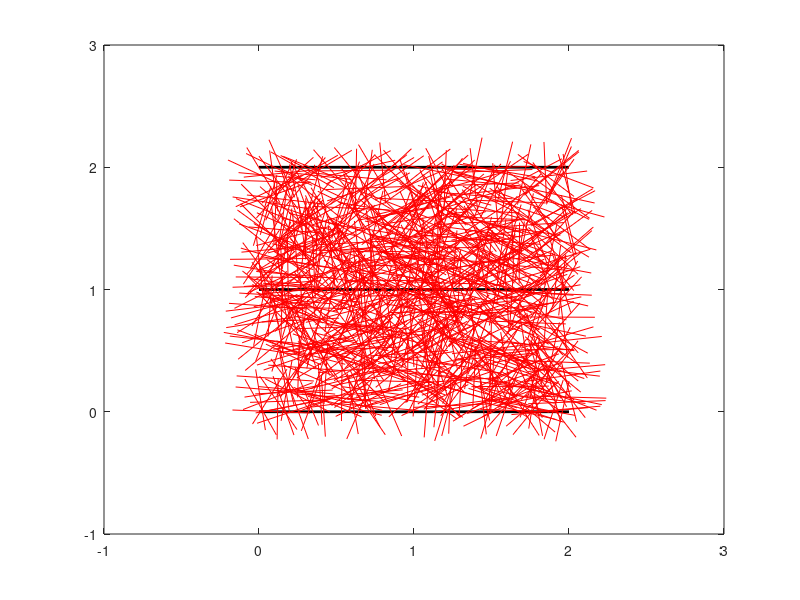

Recreate this plot in MATLAB.
l=0.5;      %针的长度
a=1;        %平行线间距
N=1000;     %投针总次数
n=0;        %针与平行线相交的次数
%绘制平行线
x=[0:2];
for i=[0,1,2]
    y=a*i*ones(1,3);
    plot(x,y,'black','LineWidth',2);
    hold on;
end
axis([-1,3,-1,2*a+1]);
for j=1:N
    x1=rand(1)*2;
    y1=rand(1)*2;
    angel=rand(1)*pi;
    x2=x1+0.5*l*cos(angel);
    y2=y1+0.5*l*sin(angel);
    x3=x1-0.5*l*cos(angel);
    y3=y1-0.5*l*sin(angel);
    plot([x2,x3],[y2,y3],'red');
    hold on;
    center=(y2+y3)/2;
    d=rem(center,a);
    if(d<=0.5*a)
        if(d<0.5*sin(angel))
            n=n+1;
        end
    else
        d=a-d;
        if(d<0.5*sin(angel))
            n=n+1;
        end
    end
end
pisimul=2*l*N/a/n;

